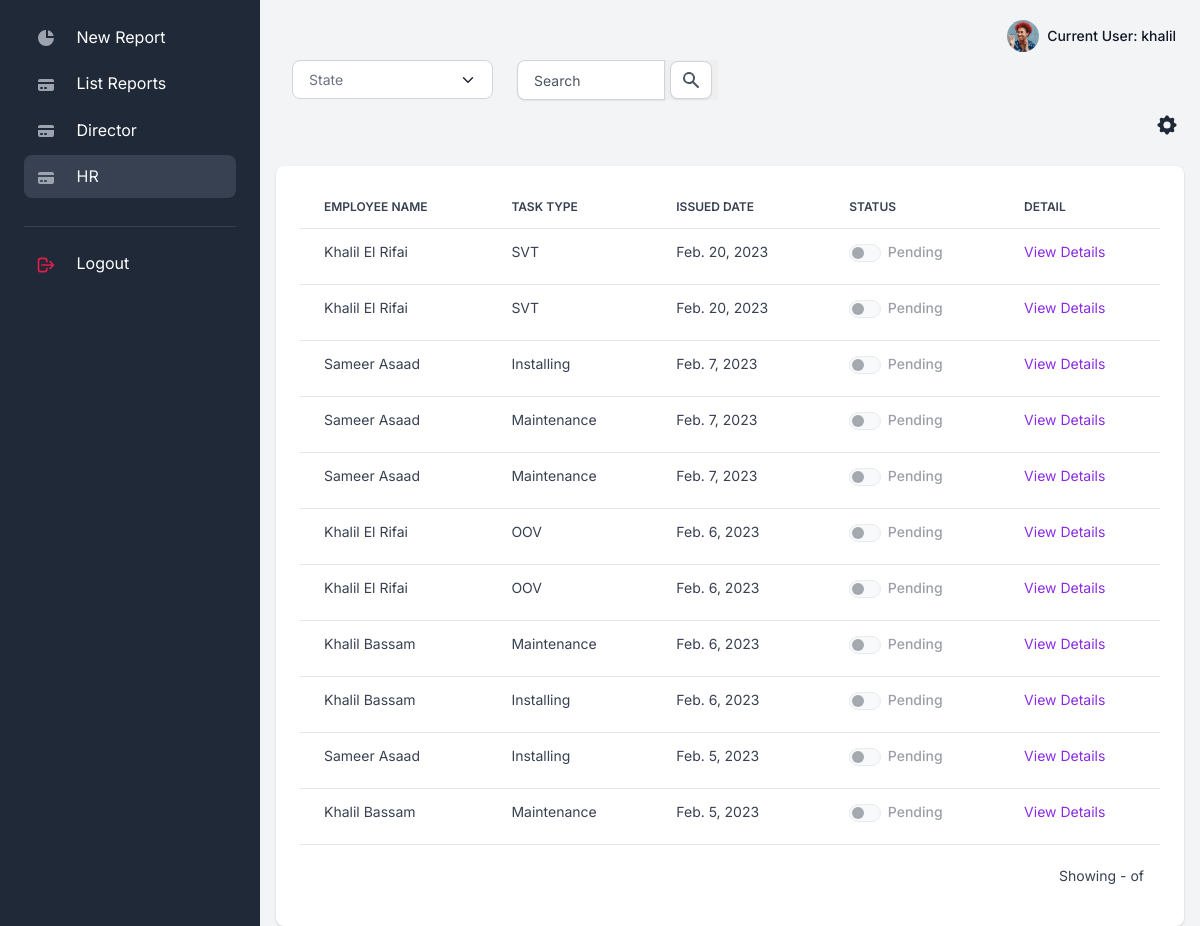
The page /reports/hr (signed in) on the database as committed earlier.
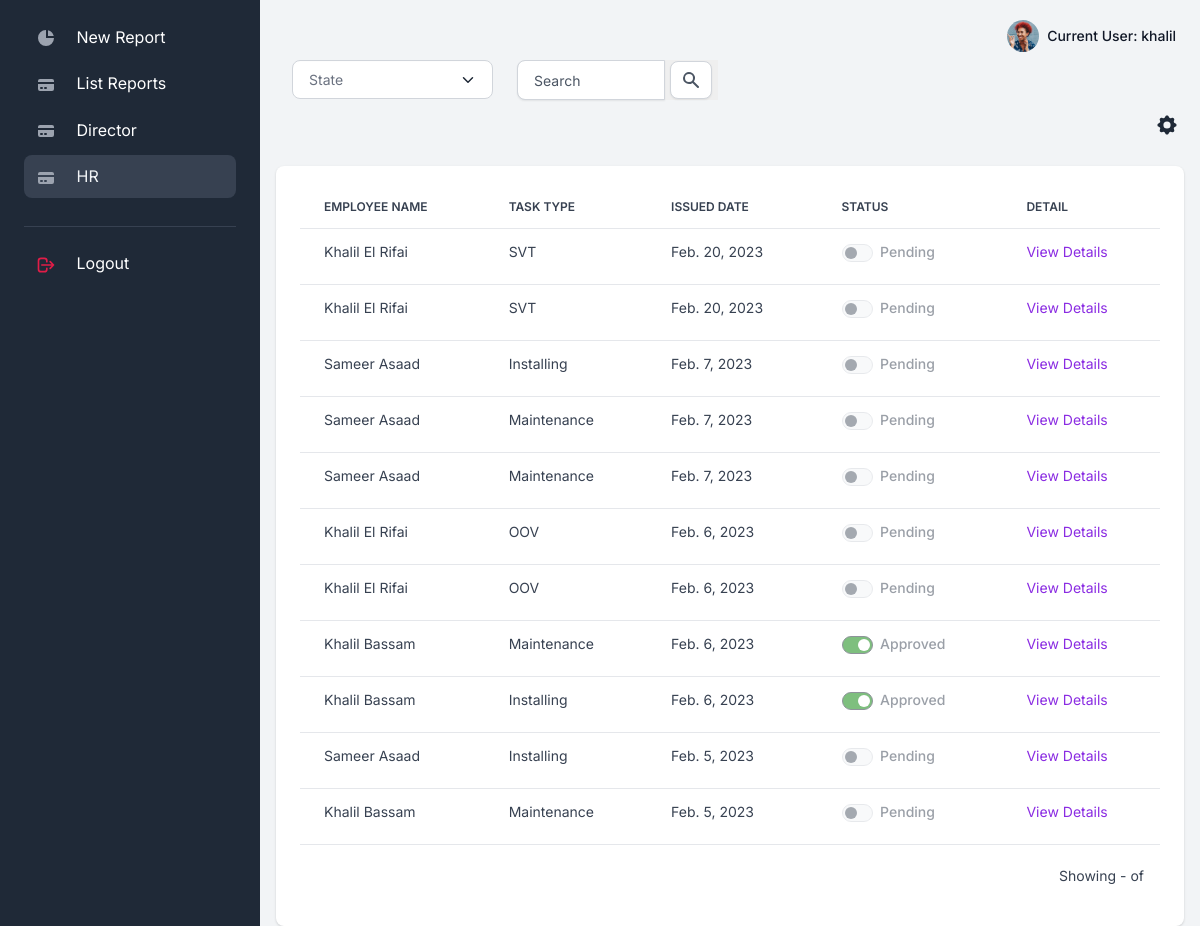
The same page on the database as committed later.
### apps/reports/models.py (models this page shows, shortened)
class Report(Model):
    STATUS_CHOICES= (
    ('Pending', 'Pending'),
    ('Approved', 'Approved'),
    )
    id=AutoField(primary_key=True,editable=False)
    owner = ForeignKey(Employee,on_delete=SET_NULL,null=True)
    task_type=ForeignKey(Task_type,on_delete=SET_NULL,null=True)
    created_at=DateTimeField(auto_now_add=True)
    status=CharField(max_length=50,choices=STATUS_CHOICES,default='Pending')
    description=TextField(null=True)

class Employee(Model):
    id=AutoField(primary_key=True,editable=False)
    user = OneToOneField(User,on_delete=CASCADE)
    job_title = ForeignKey(Job_title,on_delete=SET_NULL,null=True)
    @property
    def fullname(self):
        return self.user.first_name +" "+self.user.last_name

class Task_type(Model):
    id=AutoField(primary_key=True,editable=False)
    job_title=ForeignKey(Job_title,on_delete=CASCADE,null=True)
    type = CharField(max_length=50,null=True)
    def __str__(self):
        return self.type

### apps/reports/views.py (the view)
# urls.py: path('hr',views.HRView.as_view(),name='hr'),
class HRView(LoginRequiredMixin,View):
    template_name = 'reports/hr.html'
    def get(self,request):
        dep= request.GET.get("department",False)
        strval =  request.GET.get("search", False)
        department = Department.objects.all().values('department')
        if request.user.is_authenticated:
            if strval :
                query = Q(description__icontains=strval)
                query.add(Q(owner__user__first_name__icontains=strval), Q.OR)
                query.add(Q(owner__user__last_name__icontains=strval), Q.OR)
                report_list = Report.objects.filter(query).select_related().order_by('-created_at')
            else :
                report_list = Report.objects.all().order_by('-created_at')
            ctx={'report_list':report_list,'search': strval}
            return render(request, self.template_name, ctx)

### apps/context_processors.py (called while the page is built)
def cfg_assets_root(request):
    return { 'ASSETS_ROOT' : settings.ASSETS_ROOT }

### apps/templates/reports/HR.html (shortened to what this page needs)
{% extends "layouts/base.html" %}
{% block content %}
{% load humanize %}
<div class="container-fluid">
    <form>
        <div class="row mb-2">
            <div class="col-sm-3" >
                <select class="form-select w-100 mb-0"  name="department" >
                    <option selected>State</option>
                </select>
            </div>
            <div class="col-sm-3">
        <div class="input-group">
            <input type="text" class="form-control"  placeholder="Search"  name="search"  {% if search %} value="{{ search }}" {% endif %}>
            <button type="submit" style="border: none;">
            <span class="input-group-text" id="basic-addon2">
                <svg class="icon icon-xs text-gray-600" fill="currentColor" viewBox="0 0 20 20" xmlns="http://www.w3.org/2000/svg"><path fill-rule="evenodd" d="M8 4a4 4 0 100 8 4 4 0 000-8zM2 8a6 6 0 1110.89 3.476l4.817 4.817a1 1 0 01-1.414 1.414l-4.816-4.816A6 6 0 012 8z" clip-rule="evenodd"></path></svg>
            </span>
            </button>
        </div>
    </div>
    </div>
    </form>
</div>
  <div class="table-settings mb-4">
      <div class="row align-items-center justify-content-between">
          <div class="col-4 col-md-2 col-xl-1 ps-md-0 text-end">
              <div class="dropdown">
                  <button class="btn btn-link text-dark dropdown-toggle dropdown-toggle-split m-0 p-1" data-bs-toggle="dropdown" aria-haspopup="true" aria-expanded="false">
                  </button>
              </div>
          </div>
      </div>
  </div>
  <div class="card card-body border-0 shadow table-wrapper table-responsive">
      <table class="table table-hover">
          <thead>
              <tr>
                  <th class="border-gray-200">Employee Name</th>
                  <th class="border-gray-200">Task Type</th>
                  <th class="border-gray-200">Issued Date</th>
                  <th class="border-gray-200">Status</th>
                  <th class="border-gray-200">Detail</th>
              </tr>
          </thead>
          <tbody>
              {% if report_list%}
              {% for report in report_list %}
                        <tr>
                            <td><span class="fw-normal">{{report.owner.fullname}}</span></td>
                            <td><span class="fw-normal">{{report.task_type}}</span></td>
                            <td><span class="fw-normal">{{report.created_at|naturalday}}</span></td>
                            <td>
                                <span class="form-check form-switch">
                                    {% if report.status == 'Approved' %}
                                    <input class="form-check-input" type="checkbox" id="flexSwitchCheckChecked"  checked style="background-color: green;"  disabled>
                                    <label class="form-check-label" for="flexSwitchCheckChecked">Approved</label>
                                    {% else %}
                                    <input class="form-check-input" type="checkbox" id="flexSwitchCheckChecked" disabled>
                                    <label class="form-check-label" for="flexSwitchCheckChecked">Pending</label>
                                    {% endif %}
                                </span>
                            </td>
                            <td>
                                <a style="color:blueviolet;" href="{% url 'reports:D-detail' report.id %}">View Details</a>
                            </td>
                        </tr>
                {% endfor %}
              {% endif %}
          </tbody>
      </table>
      <div class="card-footer px-3 border-0 d-flex flex-column flex-lg-row align-items-center justify-content-between">
          <div class="fw-normal small mt-4 mt-lg-0">Showing {{ page_obj.start_index }}-{{ page_obj.end_index }} of {{ page_obj.paginator.count }}</div>
      </div>
  </div>
{% endblock content %}

Rows that differ between the two databases and show on the page:
changed Report (number 8 of 11 on the later page): value "☐" → "☑"; status "Pending" → "Approved"
changed Report (number 9 of 11 on the later page): value "☐" → "☑"; status "Pending" → "Approved"
